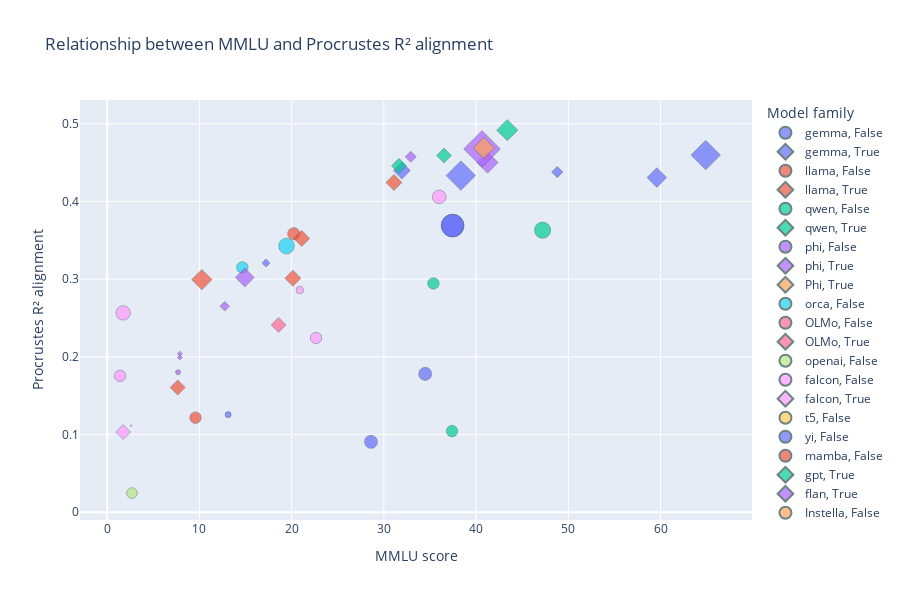

Here is the notebook cell this chart was saved with:
### Code cell
import plotly.express as px

# Copy to avoid messing with original
df_plot = results_df.copy()

# Clean params and training tokens numerically
df_plot["params_billion"] = df_plot["parameters"].str.replace("B", "", regex=False).astype(float)
df_plot["training_tokens_trillion"] = df_plot["training_tokens"].str.replace("T", "", regex=False).astype(float)

# Scatter plot
fig = px.scatter(
    df_plot,
    x="mmlu",
    y="r2",
    color="family",                 # color by model family
    symbol="instruct_tuned",        # shape based on tuning
    hover_data=df_plot.columns,     # show ALL columns on hover
    size="params_billion",          # optional: scale dot size by params
    title="Relationship between MMLU and Procrustes R² alignment"
)

fig.update_traces(marker=dict(opacity=0.7, line=dict(width=0.5, color="DarkSlateGrey")))

fig.update_layout(
    xaxis_title="MMLU score",
    yaxis_title="Procrustes R² alignment",
    legend_title="Model family",
    width=900,
    height=600
)

fig.show()
